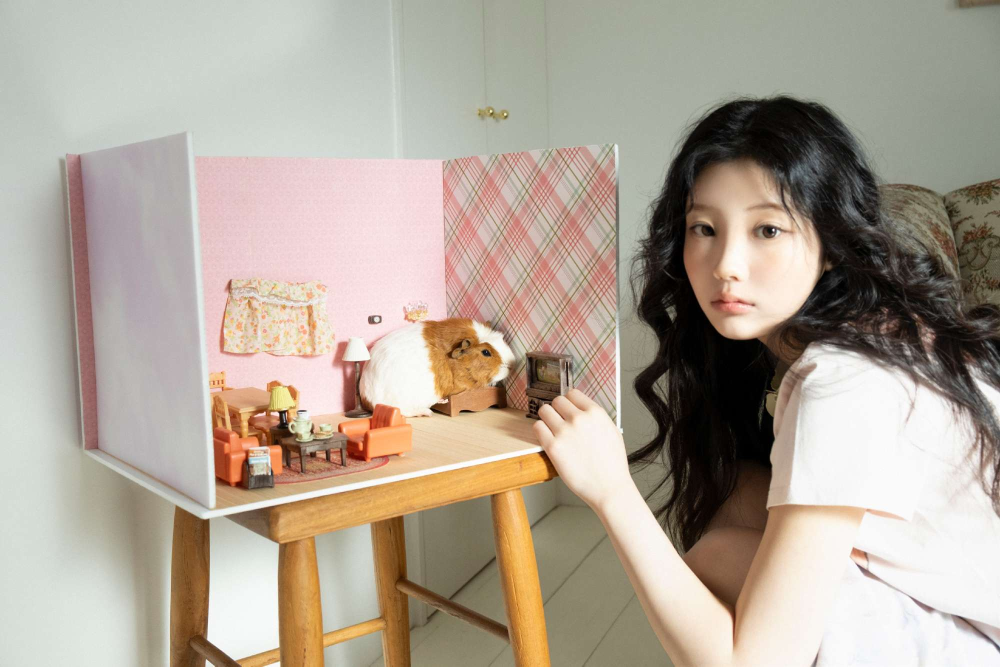
#> input picture exp1/illit_concept_26(1).jpg, 2000 x 1333 px (shown at 1/2 size)
$ python exp1.py
#> lines starting #> are read from the running program, lines starting #| are printed output that depends on the picture
import numpy as np

a = np.array([[1, 2, 3], [4, 5, 6]])
print("a =\n", a)
print("shape:", a.shape)
print("dtype:", a.dtype)
print("ndim:", a.ndim)

b = np.arange(0, 12)
c = np.linspace(0, 1, 5)
d = np.zeros((3, 4))
e = np.ones((2, 2), dtype=int)
rng = np.random.default_rng(42)
f = rng.random((2, 3))

print("b =", b)
print("c =", c)
print("d =\n", d)
print("e =\n", e)
print("f =\n", f)

g = np.arange(12).reshape(3, 4)
print("g =\n", g)
print("first row:", g[0])
print("last column:", g[:, -1])
print("top-left 2x2:\n", g[:2, :2])
print("every other row:\n", g[::2])

print("transpose:\n", g.T)
h = g.reshape(2, 6)
print("reshape(2, 6):\n", h)

A = np.array([[1, 2], [3, 4]])
B = np.array([[5, 6], [7, 8]])

print("逐元素相乘:\n", A * B)    # 对应位置相乘
print("矩阵乘法:\n", A @ B)      # 真正的矩阵乘法

v = np.array([10, 20])
print("广播加法:\n", A + v)      # v 被“广播”到 A 的每一行

import time

n = 1_000_000
x = rng.random(n)
y = rng.random(n)

# 方式一：Python 循环
t0 = time.perf_counter()
s1 = 0.0
for i in range(n):
    s1 += x[i] * y[i]
t1 = time.perf_counter()

# 方式二：NumPy 向量化
t2 = time.perf_counter()
s2 = np.dot(x, y)
t3 = time.perf_counter()

print("循环结果  :", s1, "耗时(秒):", round(t1 - t0, 4))
print("向量结果  :", s2, "耗时(秒):", round(t3 - t2, 4))
print("两种结果是否接近:", np.isclose(s1, s2))

import matplotlib.pyplot as plt

# 生成 256x256 的渐变灰度图
h_, w_ = 256, 256
xx = np.linspace(0, 255, w_)
gray = np.tile(xx, (h_, 1)).astype(np.uint8)   # 每行都是 0->255 的渐变
print("灰度图 shape:", gray.shape, "dtype:", gray.dtype)

# 构造彩色图：三个通道分别为渐变、反渐变、常数
img = np.zeros((h_, w_, 3), dtype=np.uint8)
img[:, :, 0] = gray                    # R 通道
img[:, :, 1] = gray[:, ::-1]           # G 通道（水平翻转）
img[:, :, 2] = 128                     # B 通道

fig, axes = plt.subplots(1, 2, figsize=(8, 4))
axes[0].imshow(gray, cmap="gray"); axes[0].set_title("gray")
axes[1].imshow(img);                   axes[1].set_title("rgb")
for ax in axes: ax.axis("off")
plt.tight_layout()
plt.savefig("exp1_gradient.png", dpi=120)
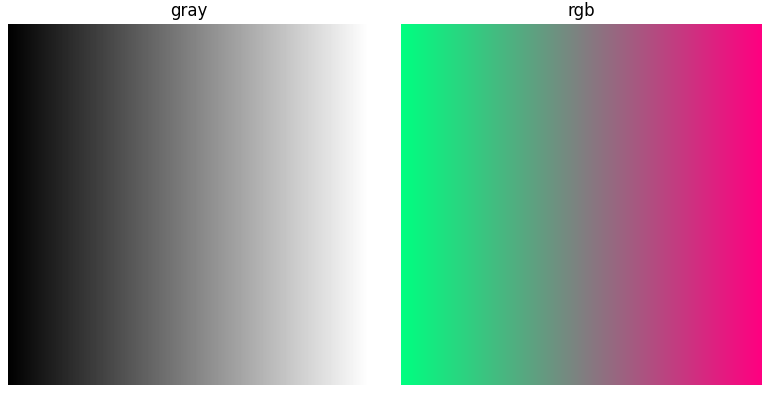
#> figure drawn by matplotlib, 2 panels
print("已保存 exp1_gradient.png")

# 加权平均灰度化（常用系数）
rgb = img.astype(np.float64)
gray2 = 0.299 * rgb[:, :, 0] + 0.587 * rgb[:, :, 1] + 0.114 * rgb[:, :, 2]
gray2 = gray2.astype(np.uint8)
print("转换后 shape:", gray2.shape)

flip_lr = img[:, ::-1, :]   # 左右翻转
flip_ud = img[::-1, :, :]   # 上下翻转

fig, axes = plt.subplots(1, 3, figsize=(10, 3.5))
axes[0].imshow(img);      axes[0].set_title("original")
axes[1].imshow(flip_lr);  axes[1].set_title("flip left-right")
axes[2].imshow(flip_ud);  axes[2].set_title("flip up-down")
for ax in axes: ax.axis("off")
plt.tight_layout()
plt.savefig("exp1_flip.png", dpi=120)
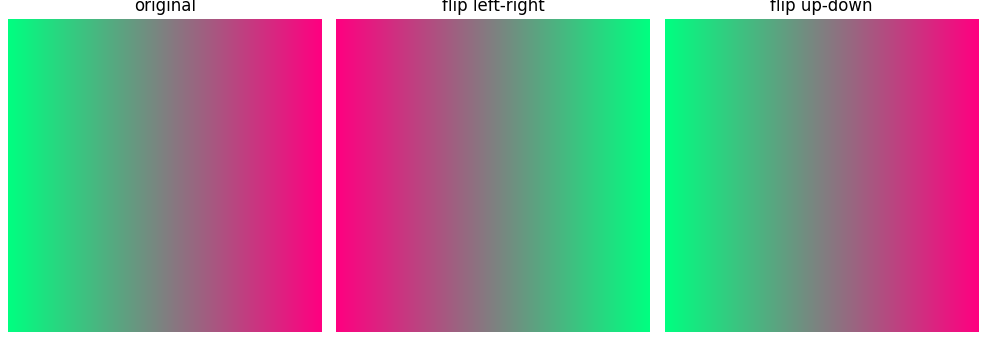
#> figure drawn by matplotlib, 3 panels
print("已保存 exp1_flip.png")

# task 1: indexing and slicing
arr_4x5 = np.arange(1, 21).reshape(4, 5)
print("4x5 array:\n", arr_4x5)
print("second row:", arr_4x5[1, :])
print("last two columns:\n", arr_4x5[:, -2:])
print("center 2x2 block:\n", arr_4x5[1:3, 1:3])

# task 2: elementwise multiplication vs matrix multiplication
A_23 = np.array([[1, 2, 3],
                 [4, 5, 6]])
B_32 = np.array([[1, 2],
                 [3, 4],
                 [5, 6]])

print("A shape:", A_23.shape)
print("B shape:", B_32.shape)

try:
    print("A * B:\n", A_23 * B_32)
except ValueError as exc:
    print("A * B error:", exc)

C = A_23 @ B_32
print("A @ B:\n", C)
print("A @ B shape:", C.shape)

# optional Task 2: load a real image, convert to grayscale, and flip left-right
from pathlib import Path
from PIL import Image

work_dir = Path(__file__).resolve().parent
photo_path = work_dir / "illit_concept_26(1).jpg"

with Image.open(photo_path) as photo:
#> photo is the input picture: PIL image 2000x1333 RGB; mean R, G, B 176.2, 164.8, 151.4
    photo_rgb = np.array(photo.convert("RGB"))

photo_float = photo_rgb.astype(np.float32)
photo_gray = np.rint(
    0.299 * photo_float[:, :, 0]
    + 0.587 * photo_float[:, :, 1]
    + 0.114 * photo_float[:, :, 2]
).astype(np.uint8)
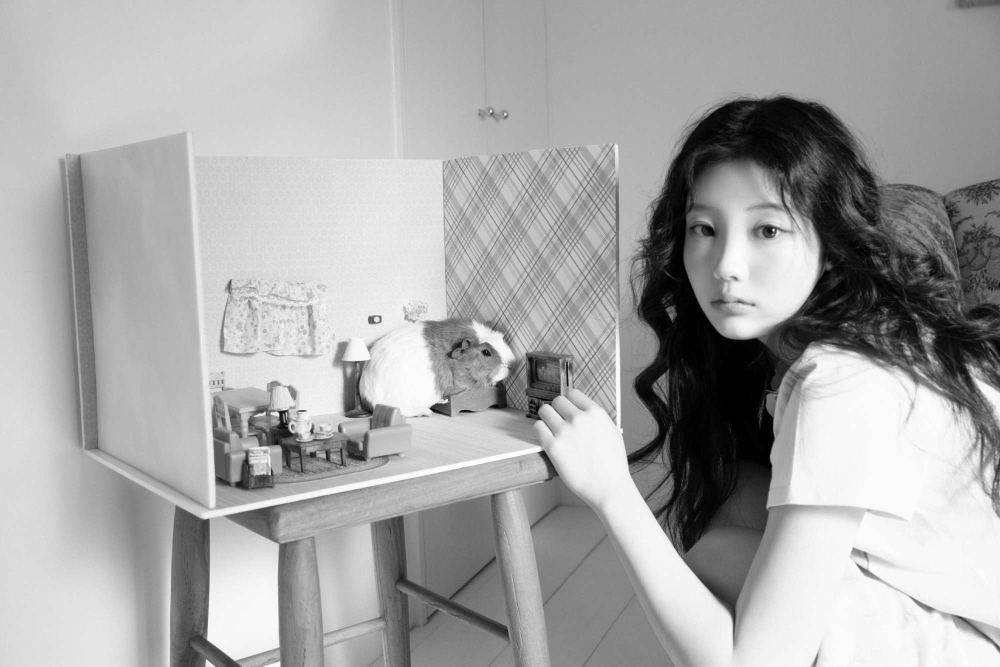
#> photo_gray: shape (1333, 2000) (shown at 1/2 size); min 0, max 255, mean 166.7

photo_flip = np.fliplr(photo_rgb).copy()
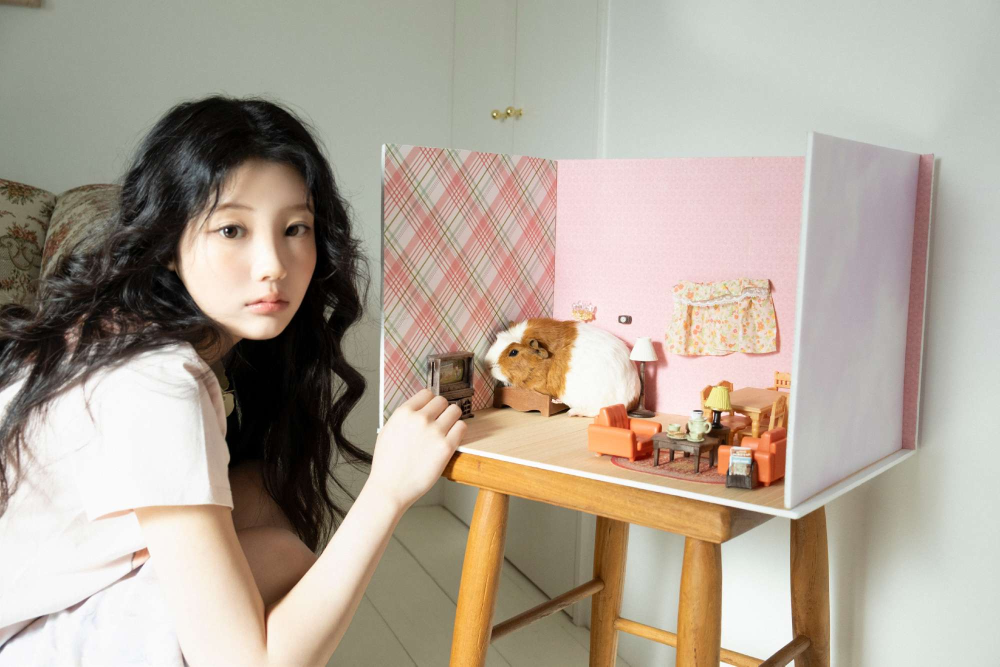
#> photo_flip: shape (1333, 2000, 3) (shown at 1/2 size); mean R, G, B 176.2, 164.8, 151.4

Image.fromarray(photo_gray).save(work_dir / "exp1_photo_gray.png")
Image.fromarray(photo_flip).save(work_dir / "exp1_photo_flip.png")

print("photo shape:", photo_rgb.shape)
#| photo shape: (1333, 2000, 3)
print("grayscale shape:", photo_gray.shape, "dtype:", photo_gray.dtype)
#| grayscale shape: (1333, 2000) dtype: uint8
print("saved exp1_photo_gray.png and exp1_photo_flip.png")


# optional Task 1: 3x3 mean filter using shifted slices
height, width = photo_gray.shape
#> height = 1333; width = 2000
padded = np.pad(photo_gray.astype(np.float32), 1, mode="edge")

blur_sum = (
    padded[0:height,     0:width]
    + padded[0:height,   1:width + 1]
    + padded[0:height,   2:width + 2]
    + padded[1:height+1, 0:width]
    + padded[1:height+1, 1:width + 1]
    + padded[1:height+1, 2:width + 2]
    + padded[2:height+2, 0:width]
    + padded[2:height+2, 1:width + 1]
    + padded[2:height+2, 2:width + 2]
)

photo_blur = np.rint(blur_sum / 9).astype(np.uint8)
Image.fromarray(photo_blur).save(work_dir / "exp1_photo_blur.png")

print("blurred shape:", photo_blur.shape, "dtype:", photo_blur.dtype)
#| blurred shape: (1333, 2000) dtype: uint8
print("saved exp1_photo_blur.png")


# optional Task 3: np.argmax example
values = np.array([12, 7, 25, 18])
max_index = np.argmax(values)

print("values:", values)
print("index of maximum:", max_index)
print("maximum value:", values[max_index])

$ run again, with exp2/knn_decision_boundaries_k1_k5_k11.png saved as exp1/illit_concept_26(1).jpg
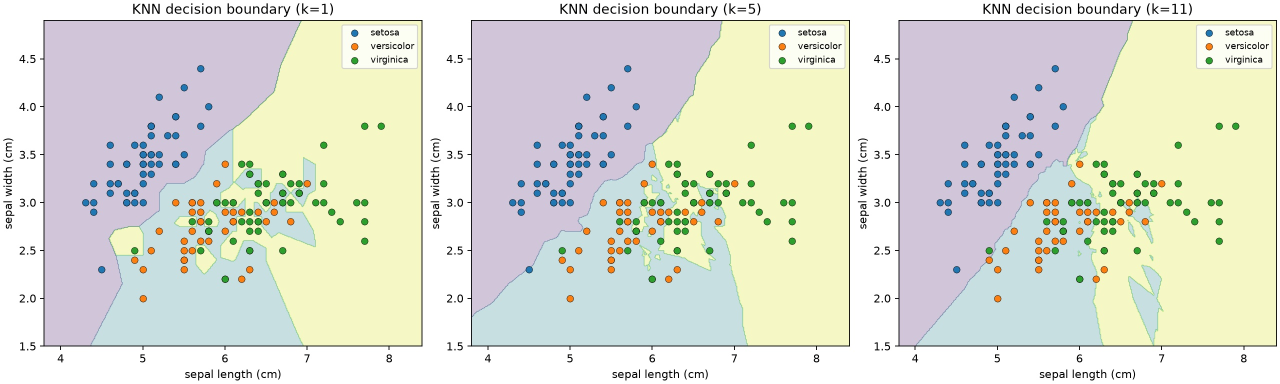
#> input picture exp2/knn_decision_boundaries_k1_k5_k11.png, 2560 x 768 px (shown at 1/2 size)
#> photo is the input picture: PIL image 2560x768 RGB; mean R, G, B 221.6, 223.6, 213.2
#> `photo_flip = np.fliplr(photo_rgb).copy()`:
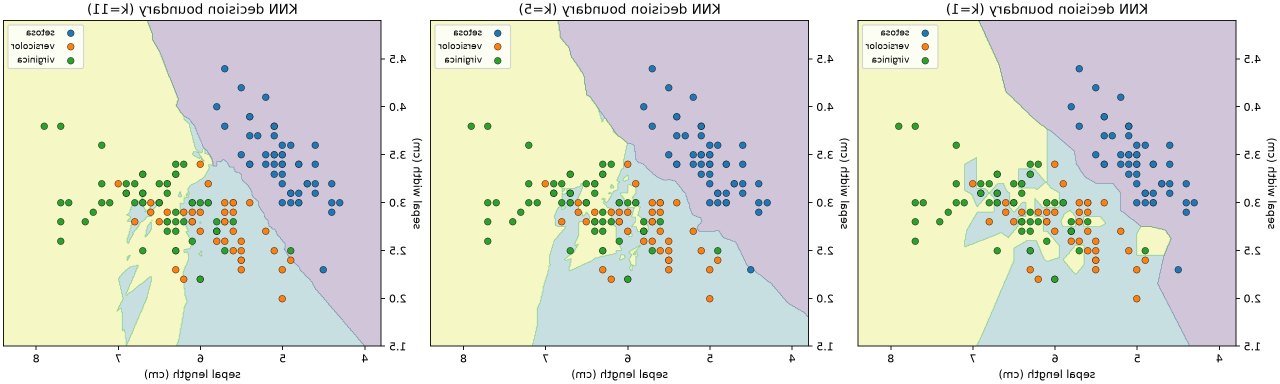
#> photo_flip: shape (768, 2560, 3) (shown at 1/2 size); mean R, G, B 221.6, 223.6, 213.2
#| photo shape: (768, 2560, 3)
#| grayscale shape: (768, 2560) dtype: uint8
#> `padded = np.pad(photo_gray.astype(np.float32), 1, mode="edge")`:
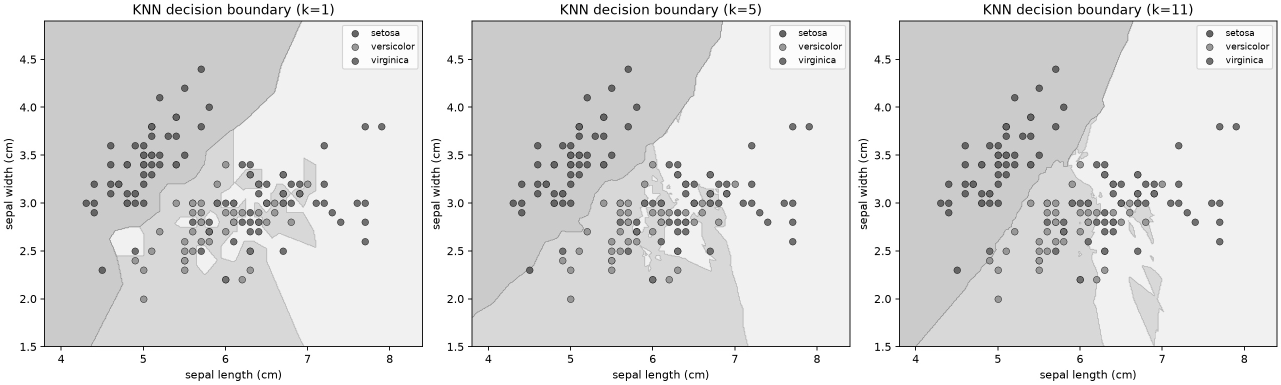
#> padded: shape (770, 2562) float32 (shown at 1/2 size); min 0, max 255, mean 222
#| blurred shape: (768, 2560) dtype: uint8
